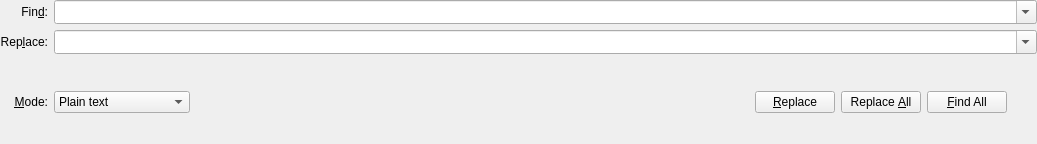
<?xml version="1.0" encoding="UTF-8"?>
<ui version="4.0">
 <author>Sebastian Pipping</author>
 <class>PowerSearchBar</class>
 <widget class="QWidget" name="PowerSearchBar">
  <property name="geometry">
   <rect>
    <x>0</x>
    <y>0</y>
    <width>1037</width>
    <height>144</height>
   </rect>
  </property>
  <property name="sizePolicy">
   <sizepolicy hsizetype="Expanding" vsizetype="Minimum">
    <horstretch>0</horstretch>
    <verstretch>0</verstretch>
   </sizepolicy>
  </property>
  <layout class="QHBoxLayout" name="horizontalLayout_2">
   <property name="leftMargin">
    <number>0</number>
   </property>
   <property name="topMargin">
    <number>0</number>
   </property>
   <property name="rightMargin">
    <number>0</number>
   </property>
   <property name="bottomMargin">
    <number>0</number>
   </property>
   <item>
    <layout class="QGridLayout" name="gridLayout">
     <property name="leftMargin">
      <number>0</number>
     </property>
     <property name="topMargin">
      <number>0</number>
     </property>
     <property name="rightMargin">
      <number>0</number>
     </property>
     <property name="bottomMargin">
      <number>0</number>
     </property>
     <item row="0" column="0">
      <widget class="QLabel" name="label">
       <property name="text">
        <string>Fin&amp;d:</string>
       </property>
       <property name="alignment">
        <set>Qt::AlignRight|Qt::AlignTrailing|Qt::AlignVCenter</set>
       </property>
       <property name="buddy">
        <cstring>pattern</cstring>
       </property>
      </widget>
     </item>
     <item row="1" column="0">
      <widget class="QLabel" name="label_3">
       <property name="text">
        <string>Rep&amp;lace:</string>
       </property>
       <property name="alignment">
        <set>Qt::AlignRight|Qt::AlignTrailing|Qt::AlignVCenter</set>
       </property>
       <property name="buddy">
        <cstring>replacement</cstring>
       </property>
      </widget>
     </item>
     <item row="2" column="0">
      <widget class="QLabel" name="label_2">
       <property name="text">
        <string>&amp;Mode:</string>
       </property>
       <property name="alignment">
        <set>Qt::AlignRight|Qt::AlignTrailing|Qt::AlignVCenter</set>
       </property>
       <property name="buddy">
        <cstring>searchMode</cstring>
       </property>
      </widget>
     </item>
     <item row="2" column="1">
      <layout class="QHBoxLayout" name="horizontalLayout" stretch="0,0,0,1,0,0,0,0,0">
       <property name="spacing">
        <number>6</number>
       </property>
       <property name="rightMargin">
        <number>0</number>
       </property>
       <item>
        <widget class="QComboBox" name="searchMode">
         <property name="sizePolicy">
          <sizepolicy hsizetype="Minimum" vsizetype="Fixed">
           <horstretch>0</horstretch>
           <verstretch>0</verstretch>
          </sizepolicy>
         </property>
         <property name="toolTip">
          <string>Search mode</string>
         </property>
         <property name="maxVisibleItems">
          <number>4</number>
         </property>
         <property name="frame">
          <bool>true</bool>
         </property>
         <item>
          <property name="text">
           <string>Plain text</string>
          </property>
         </item>
         <item>
          <property name="text">
           <string>Whole words</string>
          </property>
         </item>
         <item>
          <property name="text">
           <string>Escape sequences</string>
          </property>
         </item>
         <item>
          <property name="text">
           <string>Regular expression</string>
          </property>
         </item>
        </widget>
       </item>
       <item>
        <widget class="QToolButton" name="matchCase">
         <property name="toolTip">
          <string>Match case sensitive</string>
         </property>
         <property name="icon">
          <iconset theme="format-text-superscript">
           <normaloff>.</normaloff>.</iconset>
         </property>
         <property name="checkable">
          <bool>true</bool>
         </property>
         <property name="autoRaise">
          <bool>true</bool>
         </property>
        </widget>
       </item>
       <item>
        <widget class="QToolButton" name="selectionOnly">
         <property name="toolTip">
          <string>Search in the selection only</string>
         </property>
         <property name="icon">
          <iconset theme="edit-select-all">
           <normaloff>.</normaloff>.</iconset>
         </property>
         <property name="checkable">
          <bool>true</bool>
         </property>
         <property name="autoRaise">
          <bool>true</bool>
         </property>
        </widget>
       </item>
       <item>
        <spacer name="horizontalSpacer">
         <property name="orientation">
          <enum>Qt::Horizontal</enum>
         </property>
         <property name="sizeHint" stdset="0">
          <size>
           <width>0</width>
           <height>20</height>
          </size>
         </property>
        </spacer>
       </item>
       <item>
        <widget class="QToolButton" name="findNext">
         <property name="toolTip">
          <string>Jump to next match</string>
         </property>
         <property name="icon">
          <iconset theme="go-down-search">
           <normaloff>.</normaloff>.</iconset>
         </property>
         <property name="autoRaise">
          <bool>true</bool>
         </property>
        </widget>
       </item>
       <item>
        <widget class="QToolButton" name="findPrev">
         <property name="toolTip">
          <string>Jump to previous match</string>
         </property>
         <property name="icon">
          <iconset theme="go-up-search">
           <normaloff>.</normaloff>.</iconset>
         </property>
         <property name="autoRaise">
          <bool>true</bool>
         </property>
        </widget>
       </item>
       <item>
        <widget class="QPushButton" name="replaceNext">
         <property name="toolTip">
          <string>Replace next match</string>
         </property>
         <property name="text">
          <string>&amp;Replace</string>
         </property>
        </widget>
       </item>
       <item>
        <widget class="QStackedWidget" name="searchCancelStacked">
         <property name="currentIndex">
          <number>0</number>
         </property>
         <widget class="QWidget" name="searchPage">
          <layout class="QHBoxLayout" name="horizontalLayout_3">
           <property name="leftMargin">
            <number>0</number>
           </property>
           <property name="topMargin">
            <number>0</number>
           </property>
           <property name="rightMargin">
            <number>0</number>
           </property>
           <property name="bottomMargin">
            <number>0</number>
           </property>
           <item>
            <widget class="QPushButton" name="replaceAll">
             <property name="toolTip">
              <string>Replace all matches</string>
             </property>
             <property name="text">
              <string>Replace &amp;All</string>
             </property>
            </widget>
           </item>
           <item>
            <widget class="QPushButton" name="findAll">
             <property name="text">
              <string>&amp;Find All</string>
             </property>
            </widget>
           </item>
          </layout>
         </widget>
         <widget class="QWidget" name="cancelPage">
          <layout class="QHBoxLayout" name="horizontalLayout_4">
           <property name="leftMargin">
            <number>0</number>
           </property>
           <property name="topMargin">
            <number>0</number>
           </property>
           <property name="rightMargin">
            <number>0</number>
           </property>
           <property name="bottomMargin">
            <number>0</number>
           </property>
           <item>
            <widget class="QPushButton" name="cancel">
             <property name="text">
              <string>Cancel</string>
             </property>
            </widget>
           </item>
          </layout>
         </widget>
        </widget>
       </item>
       <item>
        <widget class="QToolButton" name="mutate">
         <property name="toolTip">
          <string>Switch to incremental search bar</string>
         </property>
         <property name="text">
          <string/>
         </property>
         <property name="icon">
          <iconset theme="games-config-options"/>
         </property>
         <property name="checkable">
          <bool>true</bool>
         </property>
         <property name="autoRaise">
          <bool>true</bool>
         </property>
        </widget>
       </item>
      </layout>
     </item>
     <item row="0" column="1">
      <widget class="QComboBox" name="pattern">
       <property name="sizePolicy">
        <sizepolicy hsizetype="MinimumExpanding" vsizetype="Fixed">
         <horstretch>9</horstretch>
         <verstretch>0</verstretch>
        </sizepolicy>
       </property>
       <property name="focusPolicy">
        <enum>Qt::StrongFocus</enum>
       </property>
       <property name="toolTip">
        <string>Text to search for</string>
       </property>
       <property name="editable">
        <bool>true</bool>
       </property>
       <property name="sizeAdjustPolicy">
        <enum>QComboBox::AdjustToMinimumContentsLengthWithIcon</enum>
       </property>
      </widget>
     </item>
     <item row="1" column="1">
      <widget class="QComboBox" name="replacement">
       <property name="sizePolicy">
        <sizepolicy hsizetype="MinimumExpanding" vsizetype="Fixed">
         <horstretch>9</horstretch>
         <verstretch>0</verstretch>
        </sizepolicy>
       </property>
       <property name="toolTip">
        <string>Text to replace with</string>
       </property>
       <property name="editable">
        <bool>true</bool>
       </property>
       <property name="sizeAdjustPolicy">
        <enum>QComboBox::AdjustToMinimumContentsLengthWithIcon</enum>
       </property>
      </widget>
     </item>
    </layout>
   </item>
  </layout>
 </widget>
 <tabstops>
  <tabstop>pattern</tabstop>
  <tabstop>replacement</tabstop>
  <tabstop>searchMode</tabstop>
 </tabstops>
 <resources/>
 <connections/>
</ui>
